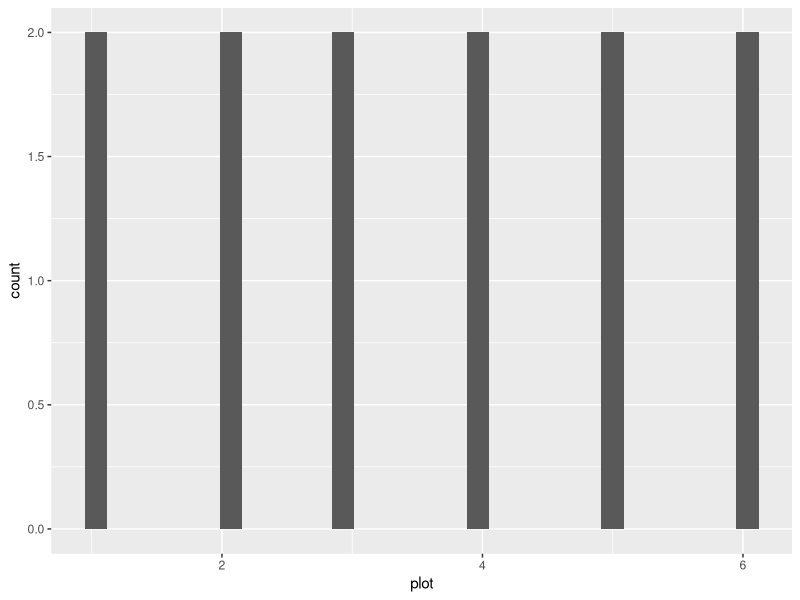
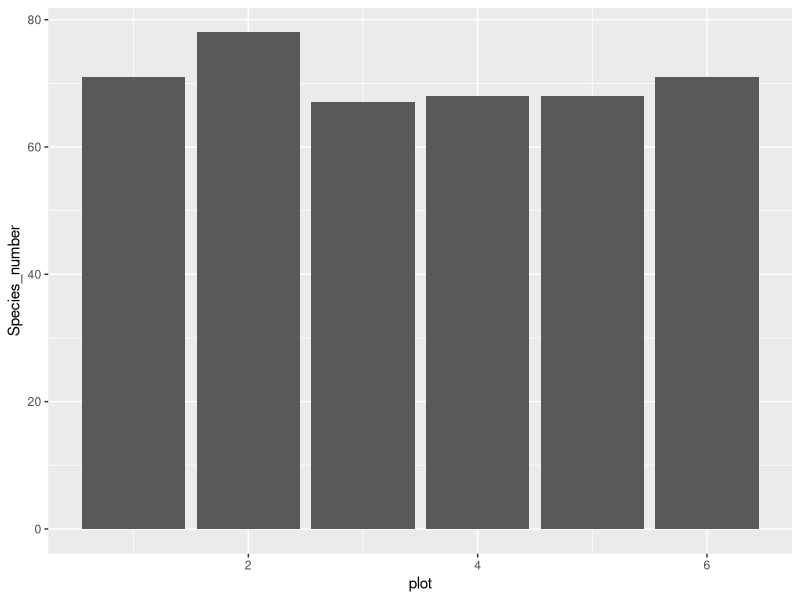
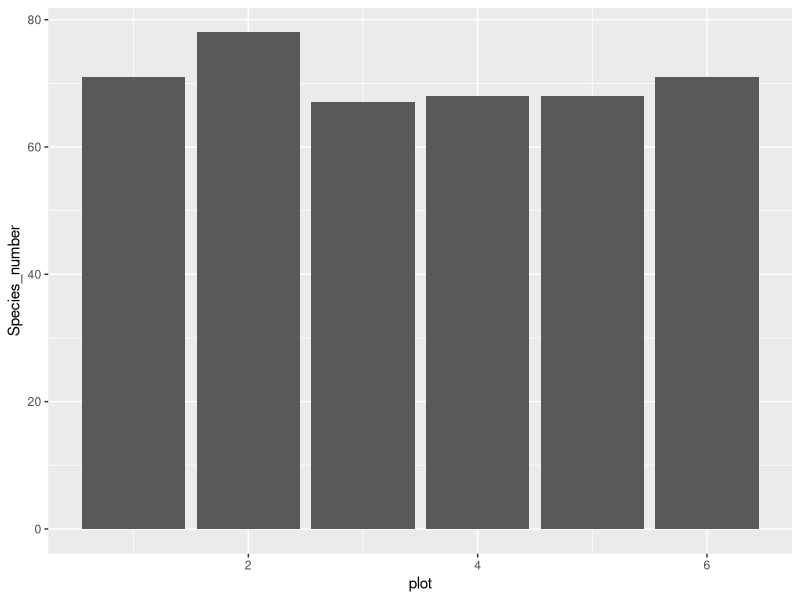
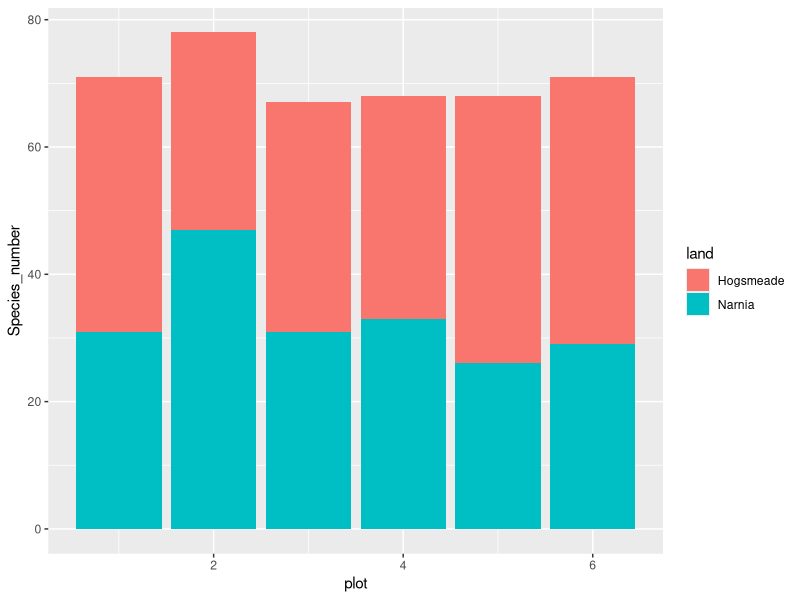
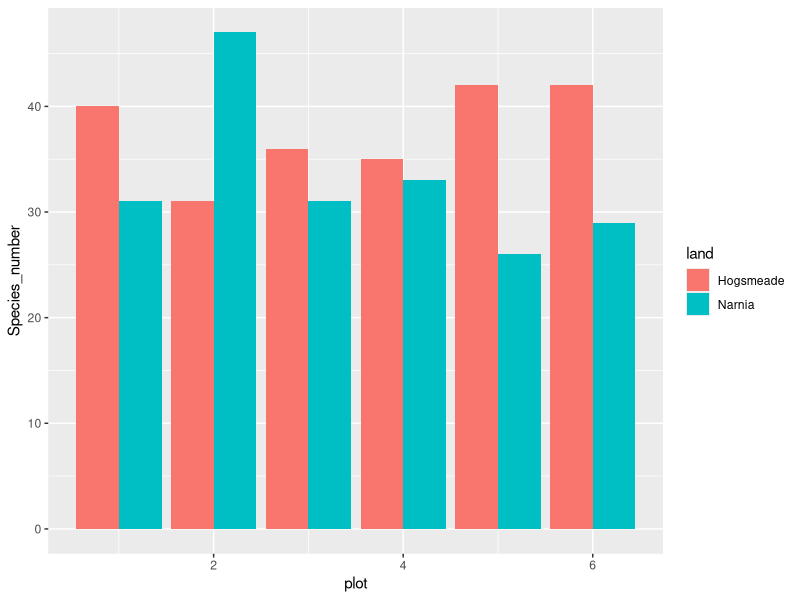
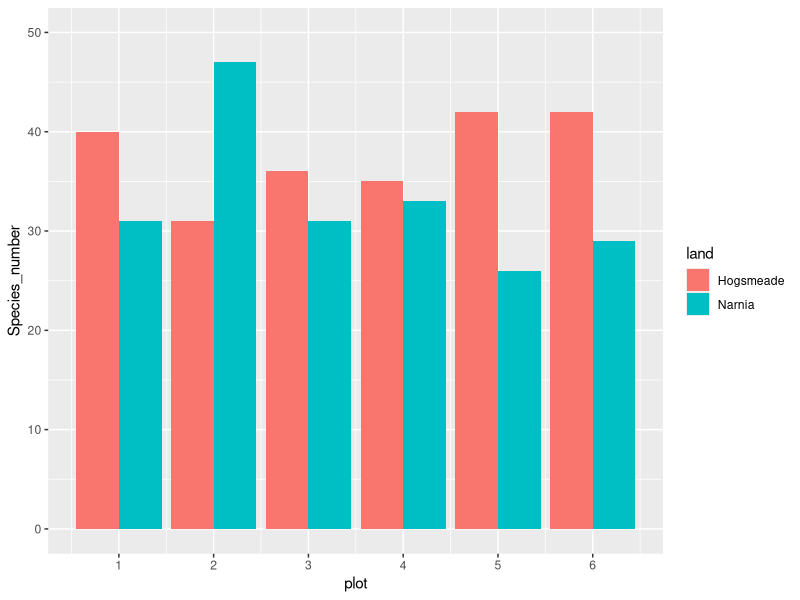
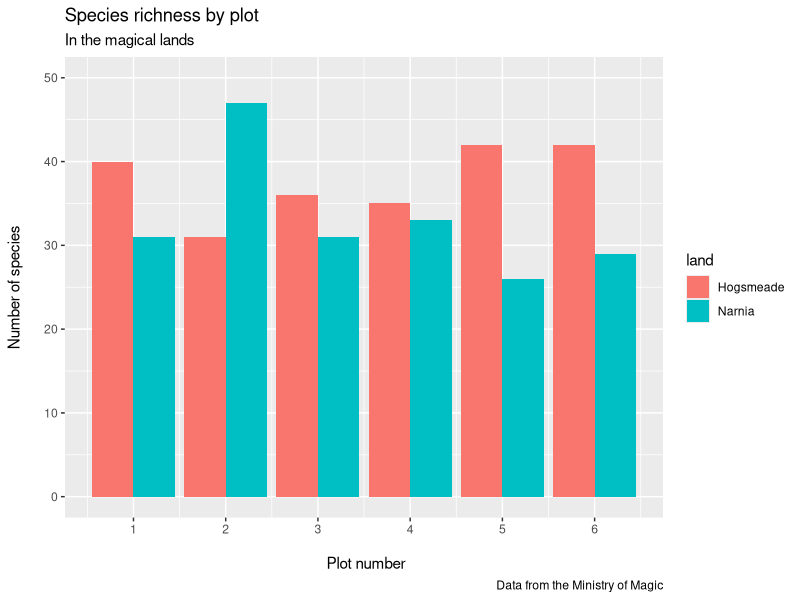
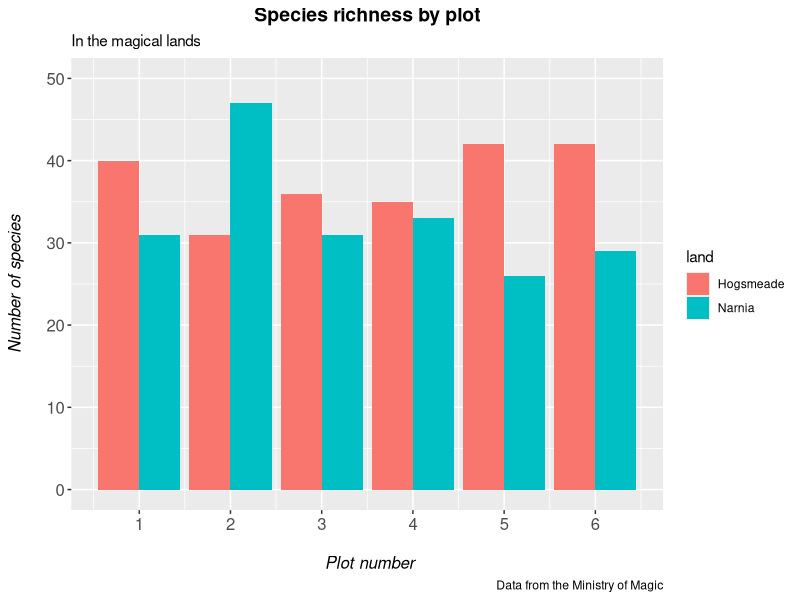

These charts were generated, in order, by the following R code:
#####################################################################################################

#### Mark Farrell's trials and tribulations with Coding Club's Data Viz part 2 ######################

#### mark.farrell@csiro.au        +61 8 8303 8664         25/04/2020 ################################

#### Their webpage is here: https://ourcodingclub.github.io/tutorials/datavis/ ######################

#####################################################################################################


### Set working directory
setwd("~/DATASCHOOL/r-learning/CC_course_stream2/03_Data_vis_2/")


### Install packages as needed



### Load packages

library(dplyr)
library(ggplot2)


## Import data
magic_veg <- read.csv("magic_veg.csv")
str(magic_veg)


#### STARTING WITH HISTOGRAMS

species_counts <- magic_veg %>% 
  group_by(land, plot) %>% 
  summarise(Species_number = length(unique(species)))

(hist <- ggplot(species_counts, aes(x = plot)) +
                  geom_histogram()
  )

# well, that's pretty crappy
# This is the common way of making a histogram, when you have one observation per row and the histogram 
# tallies them for you. But you can immediately see that it doesn’t look right, because we are working 
# with summarised data. You therefore need to tell R that you already know how many species are in each plot. 
# You do that by specifying the stat argument

(hist <- ggplot(species_counts, aes(x = plot, y = Species_number)) +
    geom_histogram(stat = "identity")
)

# `geom_col` would do the same thing:
(hist_col <- ggplot(species_counts, aes(x = plot, y = Species_number)) +
    geom_col()
  )

# That looks a bit better, but it still seems to have far too many species. That’s because plots from 
# each fictitious land are being grouped together. We can separate them by introducing a colour code, 
# and make a stacked bar plot like this:

(hist_stack1 <- ggplot(species_counts, aes(x = plot, y = Species_number, fill = land)) +
    geom_histogram(stat = "identity")
)

# Still  pretty useless graph... Use `dodge` to put them where they belong

(hist_side1 <- ggplot(species_counts, aes(x = plot, y = Species_number, fill = land)) +
    geom_histogram(stat = "identity", position = "dodge")
)

# Now to make it a bit prettier
# Note how our figure only shows plot numbers 2, 4, and 6. If you want the axis to display every plot number, 
# 1 - 6, you can run the following code using breaks = c(1,2,3,4,5,6) or using breaks = 1:6. We can also specify 
# the limits of the plot axes - running the code below, you’ll be able to see that the limit of the y axis now 
# extends to the value of 50! This helps us keep all our data within the axis labels that we have, in terms of 
# the visualisation!

(hist_side2 <- ggplot(species_counts, aes(x = plot, y = Species_number, fill = land)) +
    geom_histogram(stat = "identity", position = "dodge") +
    scale_x_continuous(breaks = c(1,2,3,4,5,6)) +
    scale_y_continuous(limits = c(0, 50))
)

# Time for labels and such

(hist_side2 <- ggplot(species_counts, aes(x = plot, y = Species_number, fill = land)) +
    geom_histogram(stat = "identity", position = "dodge") +
    scale_x_continuous(breaks = c(1,2,3,4,5,6)) +
    scale_y_continuous(limits = c(0, 50)) +
    labs(title = "Species richness by plot",
         subtitle = "In the magical lands",
         caption = "Data from the Ministry of Magic",
         x = "\n Plot number",
         y = "Number of species\n")
)

# Moar control with "themes"
(hist_side2 <- ggplot(species_counts, aes(x = plot, y = Species_number, fill = land)) +
    geom_histogram(stat = "identity", position = "dodge") +
    scale_x_continuous(breaks = c(1,2,3,4,5,6)) +
    scale_y_continuous(limits = c(0, 50)) +
    labs(title = "Species richness by plot",
         subtitle = "In the magical lands",
         caption = "Data from the Ministry of Magic",
         x = "\n Plot number",
         y = "Number of species\n") +
    theme(axis.text = element_text(size = 12), 
          axis.title = element_text(size = 12, face = "italic"), 
          plot.title = element_text(size = 14, hjust = 0.5, face = "bold"))
)

# Fix the horrid default background
(hist_side2 <- ggplot(species_counts, aes(x = plot, y = Species_number, fill = land)) +
    geom_histogram(stat = "identity", position = "dodge") +
    scale_x_continuous(breaks = c(1,2,3,4,5,6)) +
    scale_y_continuous(limits = c(0, 50)) +
    labs(title = "Species richness by plot",
         subtitle = "In the magical lands",
         caption = "Data from the Ministry of Magic",
         x = "\n Plot number",
         y = "Number of species\n") +
    theme_bw() +
    theme(panel.grid = element_blank(),
          axis.text = element_text(size = 12), 
          axis.title = element_text(size = 12, face = "italic"), 
          plot.title = element_text(size = 14, hjust = 0.5, face = "bold"))
)

# Legend and colours
(hist_side2 <- ggplot(species_counts, aes(x = plot, y = Species_number, fill = land)) +
    geom_histogram(stat = "identity", position = "dodge") +
    scale_x_continuous(breaks = c(1,2,3,4,5,6)) +
    scale_y_continuous(limits = c(0, 50)) +
    scale_fill_manual(values = c("rosybrown1", "#deebf7"),     # specifying the colours
                      name = "Land of Magic") +                # specifying title of legend
    labs(title = "Species richness by plot",
         x = "\n Plot number",
         y = "Number of species\n") +
    theme_bw() +
    theme(panel.grid = element_blank(),
          axis.text = element_text(size = 12), 
          axis.title = element_text(size = 12, face = "italic"), 
          plot.title = element_text(size = 14, hjust = 0.5, face = "bold"),
          plot.margin = unit(c(0.5,0.5,0.5,0.5), units = , "cm"), 
          legend.title = element_text(face = "bold"),
          legend.position = "bottom", 
          legend.box.background = element_rect(color = "grey", size = 0.3))
)

# Better labels - note you need to match the order with how the data are actually presented
(hist_side2 <- ggplot(species_counts, aes(x = plot, y = Species_number, fill = land)) +
    geom_histogram(stat = "identity", position = "dodge") +
    scale_x_continuous(breaks = c(1,2,3,4,5,6)) +
    scale_y_continuous(limits = c(0, 50)) +
    scale_fill_manual(values = c("rosybrown1", "#deebf7"),     # specifying the colours
                      labels = c("HOGSMEADE", "NARNIA"),       # changing the site labels
                      name = "Land of Magic") +                # specifying title of legend
    labs(title = "Species richness by plot",
         x = "\n Plot number",
         y = "Number of species\n") +
    theme_bw() +
    theme(panel.grid = element_blank(),
          axis.text = element_text(size = 12), 
          axis.title = element_text(size = 12, face = "italic"), 
          plot.title = element_text(size = 14, hjust = 0.5, face = "bold"),
          plot.margin = unit(c(0.5,0.5,0.5,0.5), units = , "cm"), 
          legend.title = element_text(face = "bold"),
          legend.position = "bottom", 
          legend.box.background = element_rect(color = "grey", size = 0.3))
)

ggsave( "images/magical-sp-rich-hist.png", plot = hist_side2, width = 7, height = 5, dpi = 300)


#### COLOUR PALETTES
# A more advanced use of colour palettes is to create one linked to your factor levels. This is great when you 
# work on a project that will have multiple figures, and you want the colour-coding to be consistent across the 
# board. Linking colours specifically to factor levels ensures that if a factor is dropped from a data frame, 
# the corresponding colour will be dropped from the resulting plot, too, instead of being reassigned to the next 
# available factor level.

# Here with only two magical lands, you could easily keep track of the colours, but imagine if you had 10 different 
# lands! Let’s create a fake dataframe of values for more magical lands, and see the power of this approach.

# I suspect this will be the starting point for many a script dealing with categoricals...
# For continuous we know about `scale_colour_gradient()`...

## Make some more magical lands by forming two vectors. NB must be in order if doing this for real
land <- factor(c("Narnia", "Hogsmeade", "Westeros", "The Shire", "Mordor", "Forbidden Forest", "Oz"))
counts <- as.numeric(c(55, 48, 37, 62, 11, 39, 51))

## Grab the vectors into a dataframe
more_magic <- data.frame(land, counts)

## Check how many factors there are - we'll need as many colours as factors
length(levels(more_magic$land))
# That'll be 7!

## CREATE THE COLOUR PALETTE

magic.palette <- c("#698B69", "#5D478B", "#5C5C5C", "#CD6090", "#EEC900", "#5F9EA0", "#6CA6CD") #Defining colours
names(magic.palette) <- levels(more_magic$land) #linking factor names to colours - must be in correct order

## Draw a bar chart
(hist <- ggplot(more_magic, aes(x = land, y = counts, fill = land)) +
    geom_histogram(stat = "identity", position = "dodge") + 
    scale_y_continuous(limits = c(0, 65)) +
    scale_fill_manual(values = magic.palette,                        # using our palette here
                      name = "Land of Magic") +                      # Title of legend
    labs(title = "Species richness in magical lands", 
         x = "", y = "Number of species \n") + 
    theme_bw() +
    theme(panel.grid = element_blank(), 
          axis.text = element_text(size = 12), 
          axis.text.x = element_text(angle = 45, hjust = 1), 
          axis.title = element_text(size = 12), 
          plot.title = element_text(size = 14, hjust = 0.5, face = "bold"), 
          plot.margin = unit(c(0.5,0.5,0.5,0.5), units = , "cm"), 
          legend.title = element_text(face = "bold"),
          legend.position = "bottom", 
          legend.box.background = element_rect(color = "grey", size = 0.3)))

## Drop some factors using %in% (neat trick!!) to show consistency of colours
(hist <- ggplot(filter(more_magic, land %in% c("Hogsmeade", "Oz", "The Shire")), 
                aes(x = land, y = counts, fill = land)) +
    geom_histogram(stat = "identity", position = "dodge") + 
    scale_y_continuous(limits = c(0, 65)) +
    scale_fill_manual(values = magic.palette,  # using our palette ensures that colours with no corresponding factors are dropped
                      name = "Land of Magic") +                
    labs(title = "Species richness in magical lands", 
         x = "", y = "Number of species \n") + 
    theme_bw() +
    theme(panel.grid = element_blank(), 
          axis.text = element_text(size = 12), 
          axis.text.x = element_text(angle = 45, hjust = 1), 
          axis.title = element_text(size = 12), 
          plot.title = element_text(size = 14, hjust = 0.5, face = "bold"), 
          plot.margin = unit(c(0.5,0.5,0.5,0.5), units = , "cm"), 
          legend.title = element_text(face = "bold"),
          legend.position = "bottom", 
          legend.box.background = element_rect(color = "grey", size = 0.3)))

### Boxplot time
# To make the boxplots, we will slightly reshape the dataset to take account of year as well.
# 
yearly_counts <- magic_veg  %>% # brings in the data
  group_by(land, plot, year) %>%  # year is added here to create the third factor to group by in the plot
  summarise(Species_number = length(unique(species))) %>% # creates `Species_number` column on the basis of the three factors
  ungroup() %>% # drops thr grouping 
  mutate(plot = as.factor(plot)) # converts `plot` into a factor for the boxplots

(boxplot <-ggplot(yearly_counts, aes(plot, Species_number, fill = land)) +
    geom_boxplot()
  )


# Pretty
(boxplot <- ggplot(yearly_counts, aes(x = plot, y = Species_number, fill = land)) +
    geom_boxplot() +
    scale_x_discrete(breaks = 1:6) + # Limits numbers/ticks shown on the axis, can be concatenated combinations
    scale_fill_manual(values = c("rosybrown1", "#deebf7"),
                      breaks = c("Hogsmeade","Narnia"),
                      name="Land of magic",
                      labels=c("Hogsmeade", "Narnia")) +
    labs(title = "Species richness by plot", 
         x = "\n Plot number", y = "Number of species \n") + 
    theme_bw() + 
    theme() + 
    theme(panel.grid = element_blank(), 
          axis.text = element_text(size = 12), 
          axis.title = element_text(size = 12), 
          plot.title = element_text(size = 14, hjust = 0.5, face = "bold"), 
          plot.margin = unit(c(0.5,0.5,0.5,0.5), units = , "cm"), 
          legend.position = "bottom", 
          legend.box.background = element_rect(color = "grey", size = 0.3)))

## Dot plots, note error bars 

# Step 1 - create summarised data

summary <- species_counts %>% 
  group_by(land) %>% 
  summarise(mean = mean(Species_number),
            sd = sd(Species_number))

# Step 2 - draw the plot

(dot <- ggplot(summary, aes(x = land, y = mean, colour = land)) +
    geom_errorbar(aes(ymin = mean - sd, ymax = mean + sd), width = 0.2) +
    geom_point(size = 3) +
    scale_y_continuous(limits = c(0, 50)) +
    scale_colour_manual(values = c('#CD5C5C', '#6CA6CD'), 
                        labels = c('HOGSMEADE', 'NARNIA'), 
                        name = 'Land of Magic') +                   
    labs(title = 'Average species richness', 
         x = '', y = 'Number of species \n') + 
    theme_bw() +
    theme(panel.grid = element_blank(), 
          axis.text = element_text(size = 12), 
          axis.title = element_text(size = 12), 
          plot.title = element_text(size = 14, hjust = 0.5, face = 'bold'), 
          plot.margin = unit(c(0.5,0.5,0.5,0.5), units = , 'cm'), 
          legend.title = element_text(face = 'bold'),
          legend.position = 'bottom', 
          legend.box.background = element_rect(color = 'grey', size = 0.3))
    )


